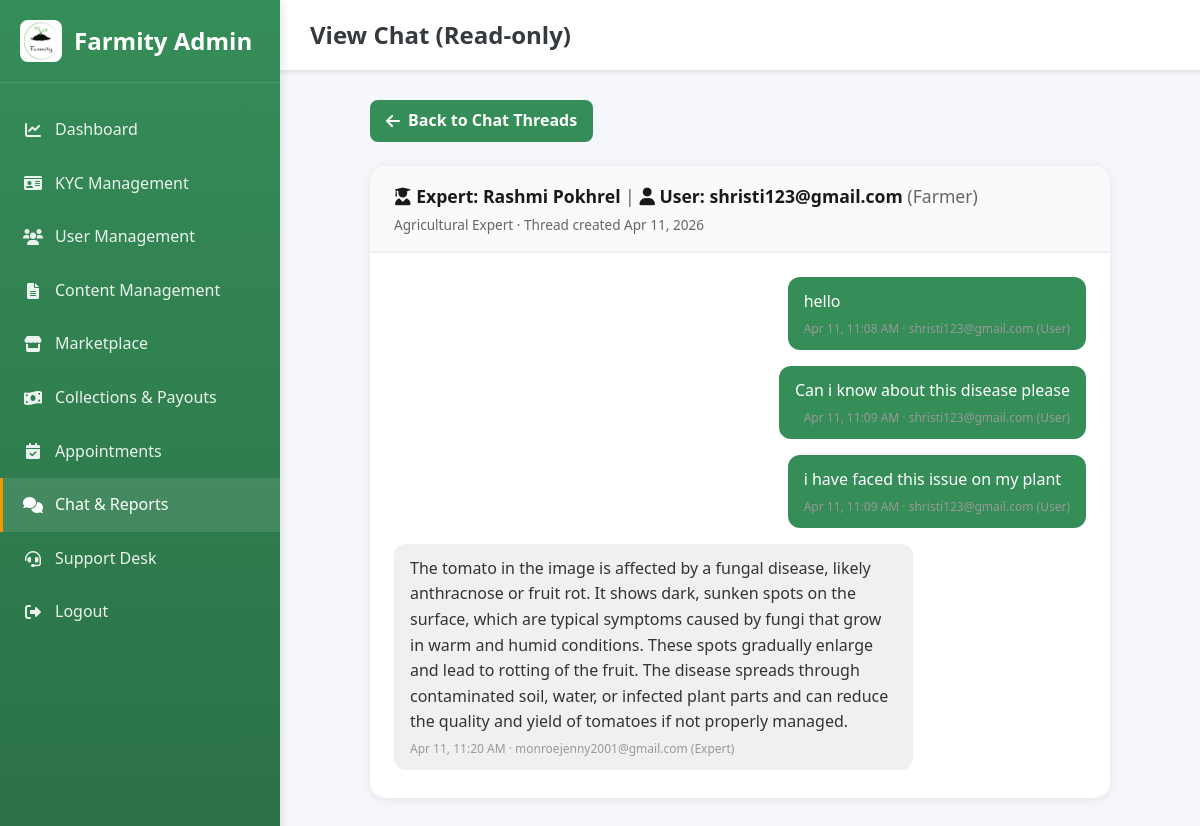
/admin-dashboard/chats-reports/5/ (signed in), run on an earlier commit of the app's database.
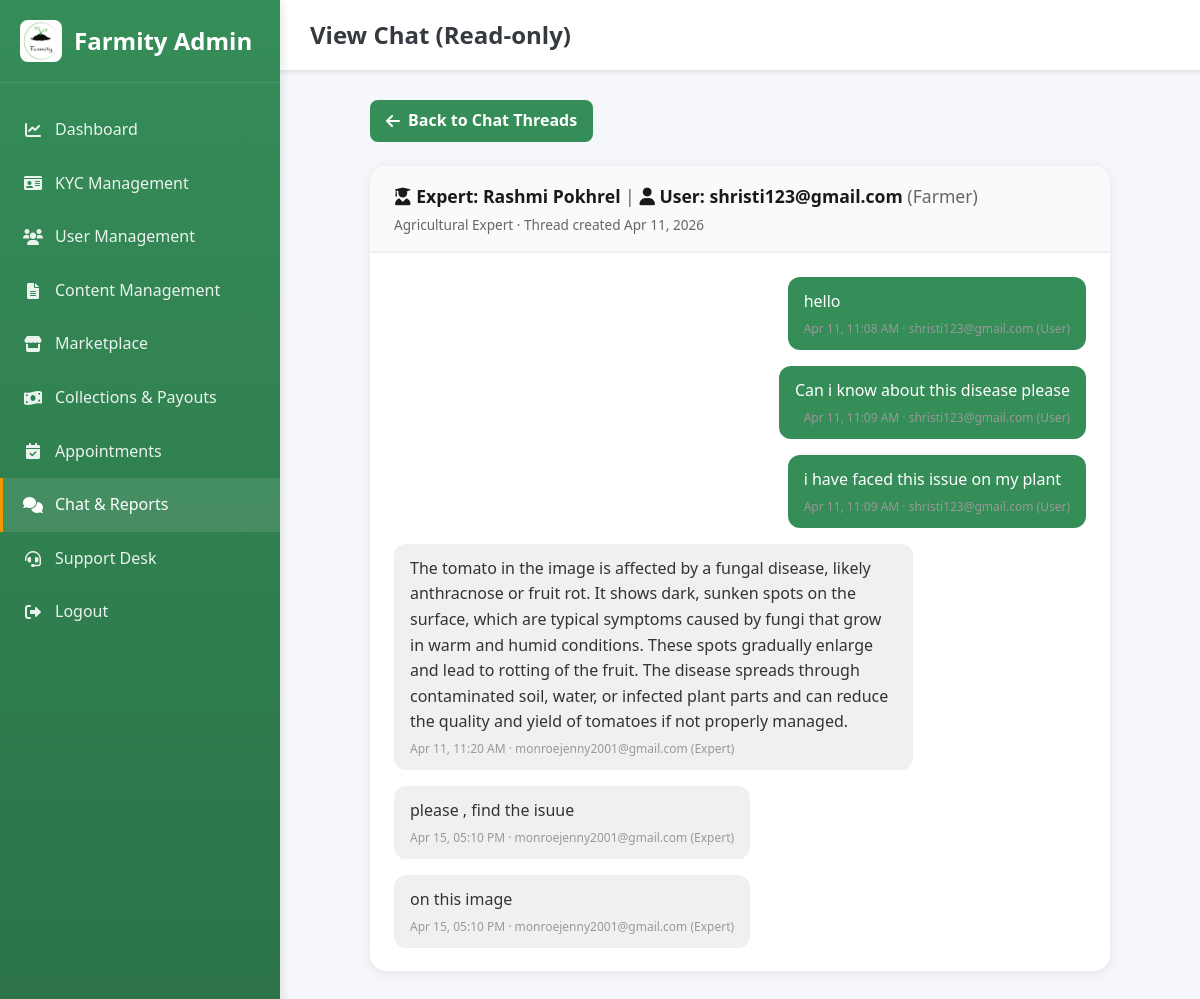
And on a later commit of the database.
### accounts/models.py (models this page shows, shortened)
class ExpertChatThread(models.Model):
    expert = models.ForeignKey(ExpertProfile, on_delete=models.CASCADE, related_name='chat_threads')
    created_by = models.ForeignKey(User, on_delete=models.CASCADE, related_name='chat_threads')
    created_at = models.DateTimeField(auto_now_add=True)
    updated_at = models.DateTimeField(auto_now=True)
    class Meta:
        ordering = ('-updated_at',)

class ExpertProfile(models.Model):
    user = models.OneToOneField(User, on_delete=models.CASCADE, related_name='expert_profile')
    name = models.CharField(max_length=255, blank=True, null=True)
    photo = models.ImageField(upload_to='expert_photos/', blank=True, null=True)
    qualification = models.CharField(max_length=255, blank=True, null=True)
    specialization = models.CharField(max_length=255, blank=True, null=True)
    experience = models.CharField(max_length=50, blank=True, null=True)
    consultation_fee = models.DecimalField(
        max_digits=10, decimal_places=2, default=0, blank=True, null=True,
        help_text='Fee per appointment (Rs.). 0 = free. Can be set for future paid appointments.'
    )

class User(AbstractBaseUser, PermissionsMixin):
    ROLE_CHOICES = (
        ('admin', 'Admin'),
        ('buyer', 'Buyer'),
        ('farmer', 'Farmer'),
        ('agricultural_expert', 'Agricultural Expert'),
        ('vendor', 'Vendor'),
    )
    GENDER_CHOICES = (
        ('male', 'Male'),
        ('female', 'Female'),
        ('other', 'Other'),
    )
    email = models.EmailField(unique=True)
    phone = models.CharField(max_length=10, unique=True, blank=True, null=True)
    gender = models.CharField(max_length=10, choices=GENDER_CHOICES, blank=True, null=True)
    role = models.CharField(max_length=20, choices=ROLE_CHOICES, default='buyer')
    is_active = models.BooleanField(default=True)
    email_verified = models.BooleanField(default=False)
    is_verified = models.BooleanField(default=False)
    is_staff = models.BooleanField(default=False)
    date_joined = models.DateTimeField(auto_now_add=True)
    objects = UserManager()
    USERNAME_FIELD = 'email'
    REQUIRED_FIELDS = []

class ExpertChatMessage(models.Model):
    thread = models.ForeignKey(ExpertChatThread, on_delete=models.CASCADE, related_name='messages')
    sender = models.ForeignKey(User, on_delete=models.CASCADE, related_name='chat_messages')
    message = models.TextField(blank=True)
    image = models.ImageField(upload_to='chat_images/%Y/%m/', blank=True, null=True, max_length=500)
    created_at = models.DateTimeField(auto_now_add=True)
    delivered_at = models.DateTimeField(null=True, blank=True, help_text="When message was delivered to recipient")
    seen_at = models.DateTimeField(null=True, blank=True, help_text="When message was seen by recipient")
    sender_profile_image = models.URLField(max_length=500, blank=True, null=True, help_text="Cached sender profile image URL")
    class Meta:
        ordering = ('created_at',)

### accounts/views.py (the view)
# urls.py: path('admin-dashboard/chats-reports/<int:thread_id>/', admin_chat_thread_view, name='admin_chat_thread_view'),
@login_required
def admin_chat_thread_view(request, thread_id):
    if request.user.role != 'admin':
        return _redirect_to_role_home_response(request.user)
    try:
        thread = ExpertChatThread.objects.select_related(
            'expert', 'expert__user', 'created_by'
        ).get(id=thread_id)
    except ExpertChatThread.DoesNotExist:
        messages.error(request, 'Chat thread not found.')
        return redirect('admin_chat_reports')
    messages_list = ExpertChatMessage.objects.filter(thread=thread).select_related('sender').order_by('created_at')
    context = {
        'thread': thread,
        'messages_list': messages_list,
    }
    return render(request, 'admin_chat_thread_view.html', context)

### templates/admin_chat_thread_view.html (shortened to what this page needs)
<!DOCTYPE html>
<html lang="en">
<head>
    <link rel="stylesheet" href="/static/css/style.css">
    <link href="https://cdnjs.cloudflare.com/ajax/libs/font-awesome/6.0.0/css/all.min.css" rel="stylesheet">
</head>
<body>
    <aside class="sidebar">
        <div class="sidebar-header">
            <img src="/static/images/Farmity%20logo.png" alt="Farmity" class="sidebar-logo-img" onerror="this.style.display='none'; this.nextElementSibling.style.display='flex';">
            <h2>Farmity Admin</h2>
        </div>
        <nav class="sidebar-menu">
            <a href="{% url 'admin_dashboard' %}" class="menu-item"><i class="fas fa-chart-line"></i><span>Dashboard</span></a>
            <a href="{% url 'admin_kyc_management' %}" class="menu-item"><i class="fas fa-id-card"></i><span>KYC Management</span></a>
            <a href="{% url 'admin_user_management' %}" class="menu-item"><i class="fas fa-users"></i><span>User Management</span></a>
            <a href="{% url 'admin_content_management' %}" class="menu-item"><i class="fas fa-file-alt"></i><span>Content Management</span></a>
            <a href="{% url 'admin_marketplace_oversight' %}" class="menu-item"><i class="fas fa-store"></i><span>Marketplace</span></a>
            <a href="{% url 'admin_collections_payouts' %}" class="menu-item"><i class="fas fa-money-bill-wave"></i><span>Collections & Payouts</span></a>
            <a href="{% url 'admin_appointment_management' %}" class="menu-item"><i class="fas fa-calendar-check"></i><span>Appointments</span></a>
            <a href="{% url 'admin_chat_reports' %}" class="menu-item active"><i class="fas fa-comments"></i><span>Chat & Reports</span></a>
            <a href="{% url 'admin_support_desk' %}" class="menu-item"><i class="fas fa-headset"></i><span>Support Desk</span></a>
            <a href="{% url 'logout' %}" class="menu-item"><i class="fas fa-sign-out-alt"></i><span>Logout</span></a>
        </nav>
    </aside>
    <div class="main-content">
        <header class="top-header">
            <h1 class="header-title">View Chat (Read-only)</h1>
        </header>
        <div class="dashboard-content">
            <a href="{% url 'admin_chat_reports' %}?section=chats" class="btn-back"><i class="fas fa-arrow-left"></i> Back to Chat Threads</a>
            <div class="chat-card">
                <div class="chat-header">
                    <h2>
                        <i class="fas fa-user-graduate"></i> Expert: {{ thread.expert.name|default:thread.expert.user.email }}
                        <span style="font-weight:400;color:#666;">|</span>
                        <i class="fas fa-user"></i> User: {{ thread.created_by.email }}
                        {% if thread.created_by.role %}<span style="font-weight:400;color:#666;">({{ thread.created_by.get_role_display }})</span>{% endif %}
                    </h2>
                    <p>{{ thread.expert.specialization|default:"Agricultural Expert" }} · Thread created {{ thread.created_at|date:"M d, Y" }}</p>
                </div>
                <div class="chat-messages">
                    {% if messages_list %}
                        {% for msg in messages_list %}
                        <div class="msg {% if msg.sender_id == thread.expert.user_id %}expert{% else %}user{% endif %}">
                            <div class="msg-bubble">
                                {{ msg.message|linebreaksbr }}
                                <div class="msg-meta">{{ msg.created_at|date:"M d, h:i A" }} · {{ msg.sender.email }}{% if msg.sender_id == thread.expert.user_id %} (Expert){% else %} (User){% endif %}</div>
                            </div>
                        </div>
                        {% endfor %}
                    {% else %}
                        <div class="empty-msg">
                            <i class="fas fa-comment-dots" style="font-size:2rem;margin-bottom:0.5rem;"></i><br>
                            No messages in this thread.
                        </div>
                    {% endif %}
                </div>
            </div>
        </div>
    </div>
</body>
</html>

### static/css/style.css (style rules this page uses)
* { margin: 0; padding: 0; box-sizing: border-box; }
html, body { overflow-x: hidden; }
:root { --athens-gray: #E9EBF1; --sea-green: #358D58; --sushi: #A8AD3B; --paarl: #A04A24; --white: #ffffff; --text-dark: #333333; --text-gray: #666666; --border-gray: #dddddd; --light-gray: #f5f5f5; }
body { font-family: 'Segoe UI', Tahoma, Geneva, Verdana, sans-serif; line-height: 1.6; color: var(--text-dark); background: var(--white); }
html, body { height: 100%; margin: 0; padding: 0; }

### templates/admin_chat_thread_view.html (style rules this page uses)
:root { --primary: #358D58; --primary-dark: #2a6f45; --sidebar-width: 280px; --header-height: 70px; }
body { font-family: 'Segoe UI', Tahoma, Geneva, Verdana, sans-serif; background: #f5f7fa; margin: 0; }
.sidebar { position: fixed; left: 0; top: 0; width: var(--sidebar-width); height: 100vh; background: linear-gradient(180deg, var(--primary) 0%, var(--primary-dark) 100%); color: white; z-index: 1000; overflow-y: auto; box-shadow: 2px 0 10px rgba(0,0,0,0.1); }
.sidebar-header { padding: 20px; border-bottom: 1px solid rgba(255,255,255,0.1); display: flex; align-items: center; gap: 12px; }
.sidebar-header h2 { font-size: 24px; font-weight: 600; }
.sidebar-header .sidebar-logo-img { width: 42px; height: 42px; object-fit: contain; border-radius: 8px; }
.menu-item { display: flex; align-items: center; gap: 12px; padding: 14px 20px; color: rgba(255,255,255,0.9); text-decoration: none; transition: all 0.3s ease; border-left: 3px solid transparent; }
.menu-item:hover, .menu-item.active { background: rgba(255,255,255,0.1); border-left-color: #F29900; color: white; }
.menu-item i { width: 20px; text-align: center; }
.sidebar-menu { padding: 20px 0; }
.main-content { margin-left: var(--sidebar-width); min-height: 100vh; }
.top-header { background: white; height: var(--header-height); display: flex; align-items: center; padding: 0 30px; box-shadow: 0 2px 4px rgba(0,0,0,0.1); position: sticky; top: 0; z-index: 100; }
.header-title { font-size: 24px; font-weight: 600; color: #343a40; }
.dashboard-content { padding: 30px; max-width: 800px; margin: 0 auto; }
.btn-back { display: inline-flex; align-items: center; gap: 0.5rem; padding: 0.5rem 1rem; background: var(--primary); color: white; text-decoration: none; border-radius: 8px; font-weight: 600; margin-bottom: 1.5rem; }
.chat-card { background: white; border-radius: 16px; box-shadow: 0 2px 12px rgba(0,0,0,0.08); overflow: hidden; }
.chat-header { padding: 1rem 1.5rem; border-bottom: 2px solid #f0f0f0; background: #fafafa; }
.chat-header h2 { margin: 0; font-size: 1.1rem; color: #1a1a1a; }
.chat-header p { margin: 0.25rem 0 0 0; font-size: 0.85rem; color: #666; }
.chat-messages { padding: 1.5rem; max-height: 60vh; overflow-y: auto; }
.msg { margin-bottom: 1rem; display: flex; }
.msg.expert { flex-direction: row; }
.msg.user { flex-direction: row-reverse; }
.msg-bubble { max-width: 75%; padding: 0.75rem 1rem; border-radius: 12px; }
.msg.user .msg-bubble { background: #358D58; color: white; margin-left: auto; }
.msg.expert .msg-bubble { background: #f0f0f0; color: #333; }
.msg-meta { font-size: 0.75rem; color: #999; margin-top: 0.25rem; }
.msg.user .msg-meta { text-align: right; }

What changed in the data, as far as the page shows it:
added ExpertChatMessage: message "please , find the isuue", created_at "Apr 15, 05:10 PM", sender.email "monroejenny2001@gmail.com", shows "(Expert)"
added ExpertChatMessage: message "on this image", created_at "Apr 15, 05:10 PM", sender.email "monroejenny2001@gmail.com", shows "(Expert)"
